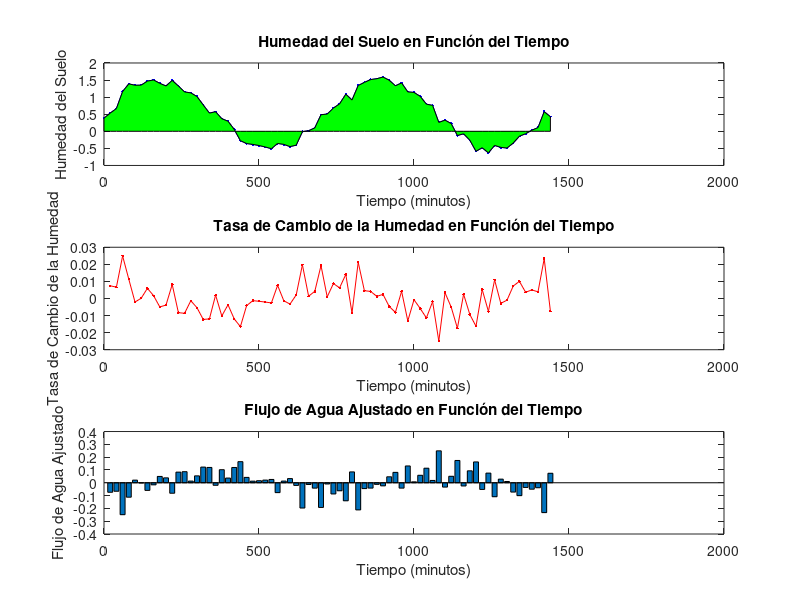
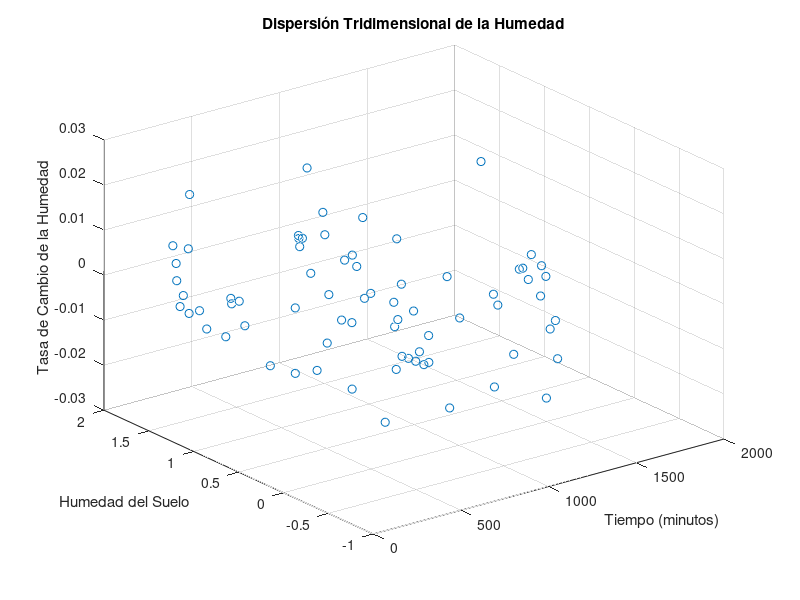

Source code (MATLAB) for these figures, in order: (Note: this script raises an error after producing the figures.)
clc
clear all
% aleatorizar humedad en un plazo de 24h con muestras cada 20 min
tiempo = 0:20:1440*1; % Tiempo en minutos (24 horas, una muestra cada 20 minutos)
humedad = sin(2*pi*tiempo/720) + 0.5 + 0.1*randn(size(tiempo)); % Simulación de humedad del suelo
% tasa de cambio de la humedad
tasa_cambio = diff(humedad) ./ diff(tiempo);
% calcular la integral definida para obtener la cantidad total de agua
cantidad_agua = trapz(tiempo(2:end), tasa_cambio);
%Ajustar el flujo de agua
k = -0.1; % Constante del sistema
area_riego = 100; % Área de riego en metros cuadrados
flujo_agua = k * area_riego * cantidad_agua;
figure;
subplot(3, 1, 1);
plot(tiempo, humedad, 'b.-');
hold on
area(tiempo, humedad,'FaceColor','g');
hold off
title('Humedad del Suelo en Función del Tiempo');
xlabel('Tiempo (minutos)');
ylabel('Humedad del Suelo');
subplot(3, 1, 2);
plot(tiempo(2:end), tasa_cambio, 'r.-');
title('Tasa de Cambio de la Humedad en Función del Tiempo');
xlabel('Tiempo (minutos)');
ylabel('Tasa de Cambio de la Humedad');
subplot(3, 1, 3);
bar(tiempo(2:end), k * area_riego * tasa_cambio);
title('Flujo de Agua Ajustado en Función del Tiempo');
xlabel('Tiempo (minutos)');
ylabel('Flujo de Agua Ajustado');

% Crear coordenadas tridimensionales (x, y, z)
x = tiempo(2:end);  % tiempo
y = humedad(2:end); % humedad
z = tasa_cambio;    % tasa de cambio de la humedad

% Crear figura para la animación
figure;

for i = 1:length(x)
    % Graficar dispersión tridimensional
    scatter3(x(1:i), y(1:i), z(1:i), 'b.');

    % Ajustar las propiedades del gráfico
    title('Dispersión Tridimensional de la Humedad');
    xlabel('Tiempo (minutos)');
    ylabel('Humedad del Suelo');
    zlabel('Tasa de Cambio de la Humedad');
    grid on;

    % Pausa para la animación
    pause(0.1);
end

% Análisis estadístico adicional después de la animación
media_temporal = mean(z);
desviacion_temporal = std(z);
correlacion_matrix = corrcoef([x(:), y(:), z(:)]);
modelo_regresion = fit([x(:), y(:)], z(:), 'poly23');
varianza_espacial = var(z, 0, 2);

% Imprimir resultados en la consola
disp('Resultados del Análisis Estadístico:');
disp(['Media Temporal: ' num2str(media_temporal)]);
disp(['Desviación Estándar Temporal: ' num2str(desviacion_temporal)]);
disp('Coeficientes de Correlación:');
disp(correlacion_matrix);
disp(['Varianza Espacial: ' num2str(varianza_espacial)]);

% Visualización de la superficie interpolada
[X_interp, Y_interp] = meshgrid(linspace(min(x), max(x), 100), linspace(min(y), max(y), 100));
Z_interp = griddata(x(:), y(:), z(:), X_interp, Y_interp, 'cubic');

% Gráfico de dispersión y superficie interpolada
figure;
scatter3(x(:), y(:), z(:), 'b.');
hold on;
surf(X_interp, Y_interp, Z_interp, 'EdgeColor', 'none');
title('Dispersión 3D de Humedad con Tendencia Espacial');
xlabel('Tiempo (minutos)');
ylabel('Humedad del Suelo');
zlabel('Tasa de Cambio de la Humedad');
legend('Datos Observados', 'Superficie Interpolada');
hold off;

colorbar

